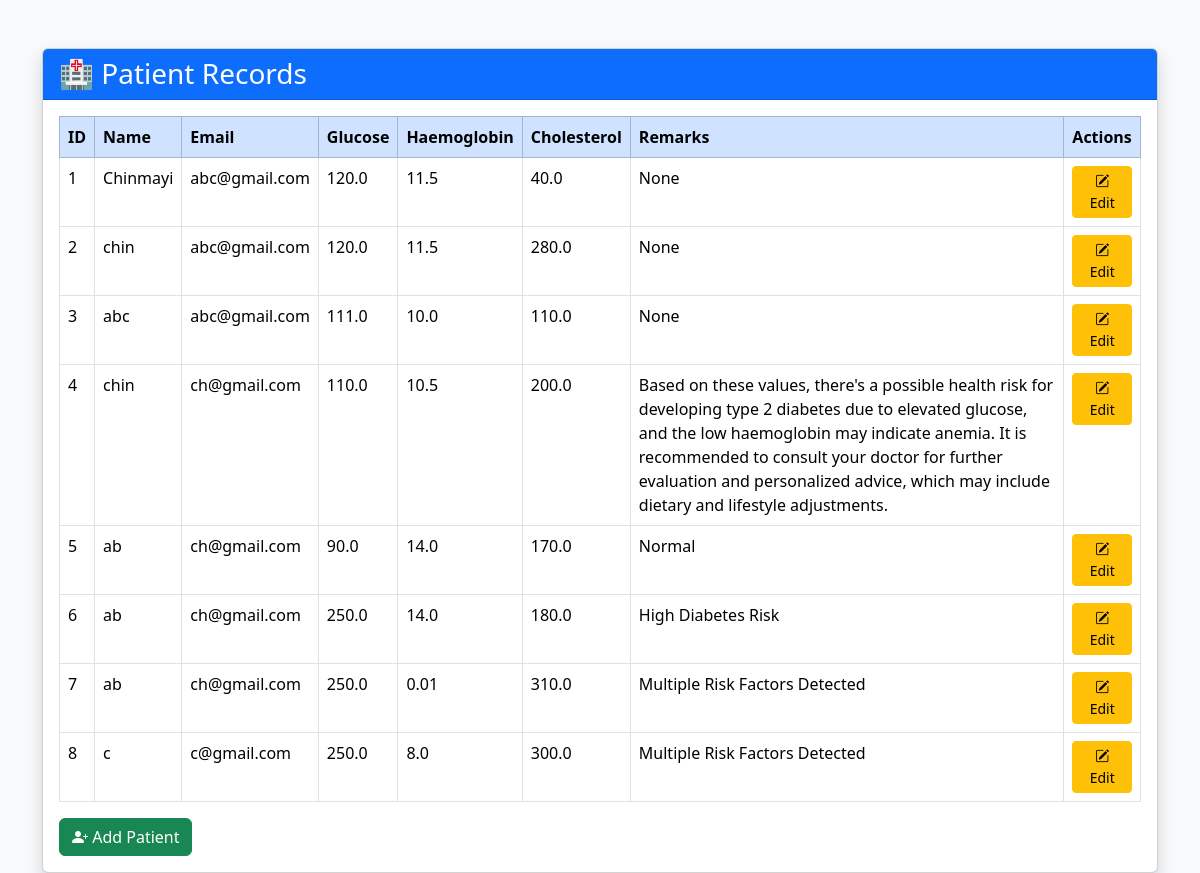
Before: /patients with the older database file.
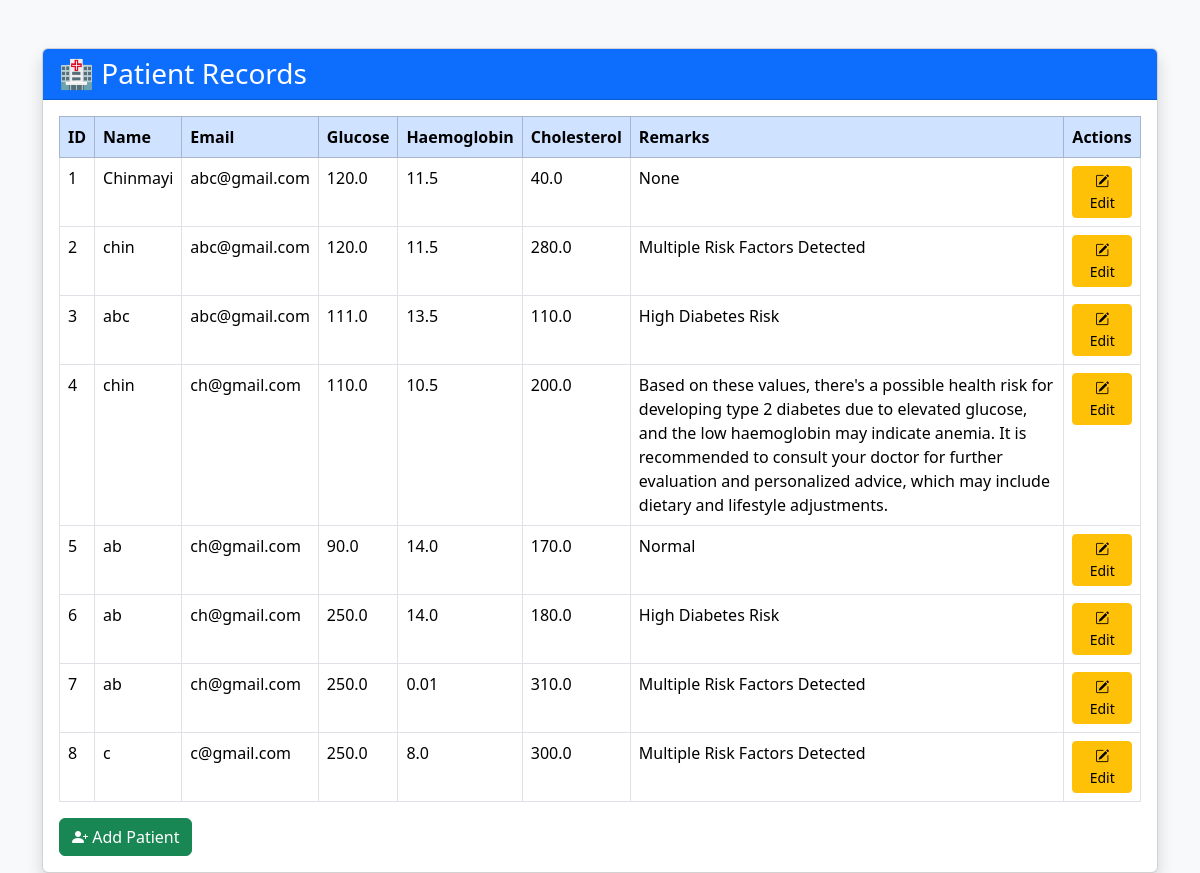
After: the same page with the newer database file.
### tables this page shows
CREATE TABLE patients(
        id INTEGER PRIMARY KEY AUTOINCREMENT,
        name TEXT NOT NULL,
        dob TEXT NOT NULL,
        email TEXT NOT NULL,
        glucose REAL NOT NULL,
        haemoglobin REAL NOT NULL,
        cholesterol REAL NOT NULL,
        remarks TEXT
    );

### app.py (the view)
@app.route("/patients")
def patients():
    all_patients = get_all_patients()
    return render_template(
        "patients.html",
        patients=all_patients
    )

### database.py (called while the page is built)
def get_all_patients():
    conn = sqlite3.connect(
        "database/patients.db"
    )
    cursor = conn.cursor()
    cursor.execute(
        "SELECT * FROM patients"
    )
    patients = cursor.fetchall()
    conn.close()
    return patients

### templates/patients.html (shortened to what this page needs)
<!DOCTYPE html>
<html>
<head>
    <link href="https://cdn.jsdelivr.net/npm/bootstrap@5.3.3/dist/css/bootstrap.min.css"
          rel="stylesheet">
    <link rel="stylesheet"
          href="https://cdn.jsdelivr.net/npm/bootstrap-icons@1.11.3/font/bootstrap-icons.min.css">
</head>
<body class="bg-light">
<div class="container mt-5">
    <div class="card shadow">
        <div class="card-header bg-primary text-white">
            <h3 class="mb-0">
                🏥 Patient Records
            </h3>
        </div>
        <div class="card-body">
            <table class="table table-bordered table-hover">
                <thead class="table-primary">
                <tr>
                    <th>ID</th>
                    <th>Name</th>
                    <th>Email</th>
                    <th>Glucose</th>
                    <th>Haemoglobin</th>
                    <th>Cholesterol</th>
                    <th>Remarks</th>
                    <th>Actions</th>
                </tr>
                </thead>
                <tbody>
                {% for patient in patients %}
                <tr>
                    <td>{{ patient[0] }}</td>
                    <td>{{ patient[1] }}</td>
                    <td>{{ patient[3] }}</td>
                    <td>{{ patient[4] }}</td>
                    <td>{{ patient[5] }}</td>
                    <td>{{ patient[6] }}</td>
                    <td>{{ patient[7] }}</td>
                    <td>
                        <a href="/edit/{{ patient[0] }}"
                           class="btn btn-warning btn-sm">
                            <i class="bi bi-pencil-square"></i>
                            Edit
                        </a>
                    </td>
                </tr>
                {% endfor %}
                </tbody>
            </table>
            <a href="/add"
               class="btn btn-success">
                <i class="bi bi-person-plus-fill"></i>
                Add Patient
            </a>
        </div>
    </div>
</div>
</body>
</html>

Changed rows visible on the page:
changed patients id 2: remarks "None" → "Multiple Risk Factors Detected"
changed patients "abc": haemoglobin "10.0" → "13.5"; remarks "None" → "High Diabetes Risk"
